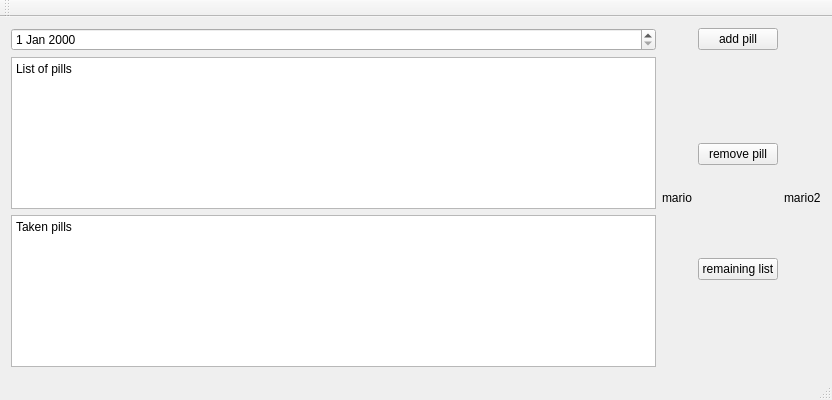
<?xml version="1.0" encoding="UTF-8"?>
<ui version="4.0">
 <class>pill_appClass</class>
 <widget class="QMainWindow" name="pill_appClass">
  <property name="geometry">
   <rect>
    <x>0</x>
    <y>0</y>
    <width>832</width>
    <height>400</height>
   </rect>
  </property>
  <property name="windowTitle">
   <string>Pills</string>
  </property>
  <widget class="QWidget" name="centralWidget">
   <layout class="QHBoxLayout" name="horizontalLayout">
    <item>
     <layout class="QGridLayout" name="gridLayout">
      <item row="9" column="0">
       <widget class="QTextBrowser" name="list_of_pills_display">
        <property name="html">
         <string>&lt;!DOCTYPE HTML PUBLIC &quot;-//W3C//DTD HTML 4.0//EN&quot; &quot;http://www.w3.org/TR/REC-html40/strict.dtd&quot;&gt;
&lt;html&gt;&lt;head&gt;&lt;meta name=&quot;qrichtext&quot; content=&quot;1&quot; /&gt;&lt;meta charset=&quot;utf-8&quot; /&gt;&lt;style type=&quot;text/css&quot;&gt;
p, li { white-space: pre-wrap; }
hr { height: 1px; border-width: 0; }
li.unchecked::marker { content: &quot;\2610&quot;; }
li.checked::marker { content: &quot;\2612&quot;; }
&lt;/style&gt;&lt;/head&gt;&lt;body style=&quot; font-family:'Segoe UI'; font-size:9pt; font-weight:400; font-style:normal;&quot;&gt;
&lt;p style=&quot; margin-top:0px; margin-bottom:0px; margin-left:0px; margin-right:0px; -qt-block-indent:0; text-indent:0px;&quot;&gt;List of pills&lt;/p&gt;&lt;/body&gt;&lt;/html&gt;</string>
        </property>
       </widget>
      </item>
      <item row="0" column="0">
       <widget class="QDateEdit" name="date_edit"/>
      </item>
      <item row="10" column="0">
       <widget class="QTextBrowser" name="taken_pills_display">
        <property name="html">
         <string>&lt;!DOCTYPE HTML PUBLIC &quot;-//W3C//DTD HTML 4.0//EN&quot; &quot;http://www.w3.org/TR/REC-html40/strict.dtd&quot;&gt;
&lt;html&gt;&lt;head&gt;&lt;meta name=&quot;qrichtext&quot; content=&quot;1&quot; /&gt;&lt;meta charset=&quot;utf-8&quot; /&gt;&lt;style type=&quot;text/css&quot;&gt;
p, li { white-space: pre-wrap; }
hr { height: 1px; border-width: 0; }
li.unchecked::marker { content: &quot;\2610&quot;; }
li.checked::marker { content: &quot;\2612&quot;; }
&lt;/style&gt;&lt;/head&gt;&lt;body style=&quot; font-family:'Segoe UI'; font-size:9pt; font-weight:400; font-style:normal;&quot;&gt;
&lt;p style=&quot; margin-top:0px; margin-bottom:0px; margin-left:0px; margin-right:0px; -qt-block-indent:0; text-indent:0px;&quot;&gt;Taken pills&lt;/p&gt;&lt;/body&gt;&lt;/html&gt;</string>
        </property>
       </widget>
      </item>
     </layout>
    </item>
    <item>
     <widget class="QLabel" name="label">
      <property name="text">
       <string>mario</string>
      </property>
     </widget>
    </item>
    <item>
     <layout class="QGridLayout" name="gridLayout_2">
      <item row="3" column="0">
       <spacer name="verticalSpacer_2">
        <property name="orientation">
         <enum>Qt::Orientation::Vertical</enum>
        </property>
        <property name="sizeHint" stdset="0">
         <size>
          <width>20</width>
          <height>40</height>
         </size>
        </property>
       </spacer>
      </item>
      <item row="1" column="0">
       <spacer name="verticalSpacer">
        <property name="orientation">
         <enum>Qt::Orientation::Vertical</enum>
        </property>
        <property name="sizeHint" stdset="0">
         <size>
          <width>20</width>
          <height>40</height>
         </size>
        </property>
       </spacer>
      </item>
      <item row="2" column="0">
       <widget class="QPushButton" name="remove_pill_push_button">
        <property name="text">
         <string>remove pill</string>
        </property>
       </widget>
      </item>
      <item row="5" column="0">
       <spacer name="verticalSpacer_3">
        <property name="orientation">
         <enum>Qt::Orientation::Vertical</enum>
        </property>
        <property name="sizeHint" stdset="0">
         <size>
          <width>20</width>
          <height>40</height>
         </size>
        </property>
       </spacer>
      </item>
      <item row="4" column="0">
       <widget class="QPushButton" name="remaining_quantity_push_button">
        <property name="text">
         <string>remaining list</string>
        </property>
       </widget>
      </item>
      <item row="0" column="0">
       <widget class="QPushButton" name="add_pill_push_button">
        <property name="text">
         <string>add pill</string>
        </property>
       </widget>
      </item>
     </layout>
    </item>
    <item>
     <widget class="QLabel" name="label_2">
      <property name="text">
       <string>mario2</string>
      </property>
     </widget>
    </item>
   </layout>
  </widget>
  <widget class="QMenuBar" name="menuBar">
   <property name="geometry">
    <rect>
     <x>0</x>
     <y>0</y>
     <width>832</width>
     <height>21</height>
    </rect>
   </property>
  </widget>
  <widget class="QToolBar" name="mainToolBar">
   <attribute name="toolBarArea">
    <enum>TopToolBarArea</enum>
   </attribute>
   <attribute name="toolBarBreak">
    <bool>false</bool>
   </attribute>
  </widget>
  <widget class="QStatusBar" name="statusBar"/>
 </widget>
 <layoutdefault spacing="6" margin="11"/>
 <resources>
  <include location="pill_app.qrc"/>
 </resources>
 <connections>
  <connection>
   <sender>date_edit</sender>
   <signal>userDateChanged(QDate)</signal>
   <receiver>pill_appClass</receiver>
   <slot>user_data_change()</slot>
   <hints>
    <hint type="sourcelabel">
     <x>121</x>
     <y>49</y>
    </hint>
    <hint type="destinationlabel">
     <x>311</x>
     <y>45</y>
    </hint>
   </hints>
  </connection>
 </connections>
 <slots>
  <slot>add_pill_button_clicked()</slot>
  <slot>remove_pill_button_clicked()</slot>
  <slot>remaining_quantity_button_clicked()</slot>
  <slot>calendar_button_clicked()</slot>
  <slot>user_data_change()</slot>
 </slots>
</ui>
